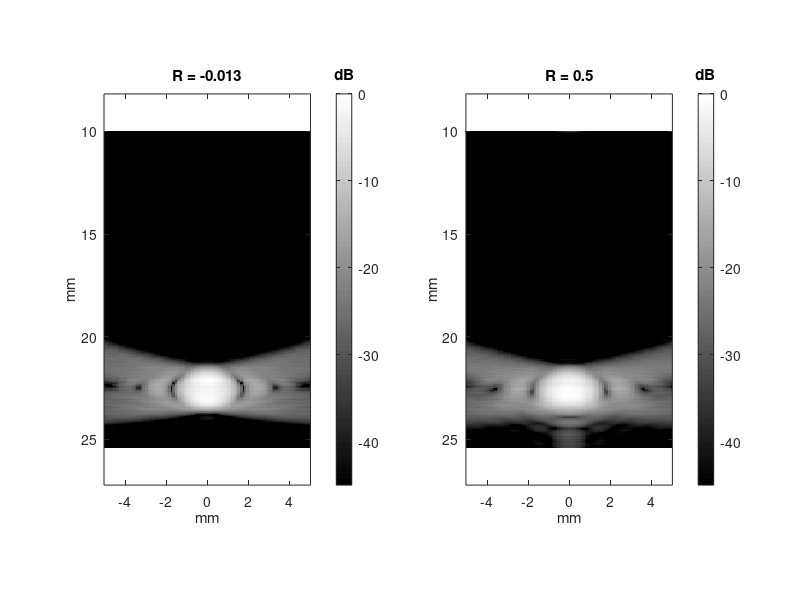
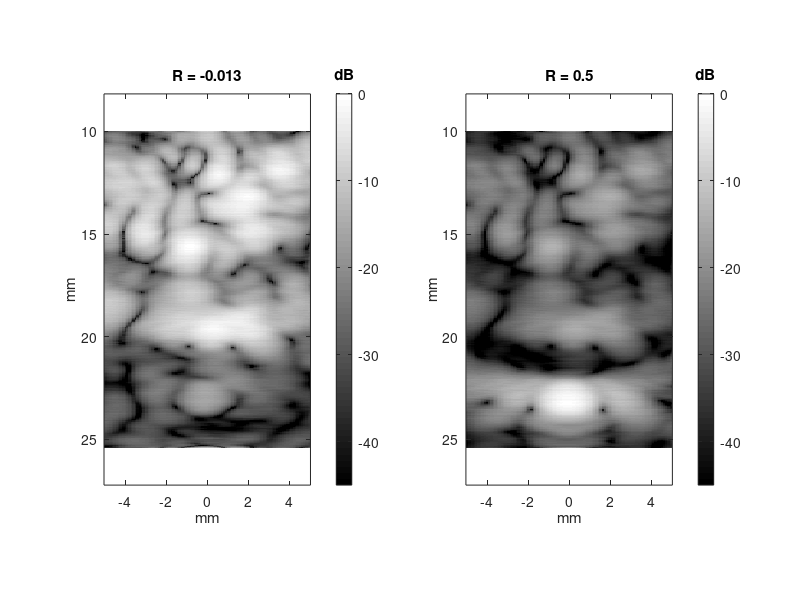

The MATLAB source for these figures, in order:
clear all; close all; clc

figure
subplot(121)
load PSF_homogenous_-13.mat
imagesc(lats*1e3,deps*1e3,env,[-45 0]), colormap gray
xlabel('mm'),ylabel('mm')
axis equal, axis tight
title(sprintf('R = %.3f', R))
cbar=colorbar; title(cbar,'dB')

subplot(122)
load PSF_homogenous_500.mat
imagesc(lats*1e3,deps*1e3,env,[-45 0]), colormap gray
xlabel('mm'),ylabel('mm')
axis equal, axis tight
title(sprintf('R = %.1f', R))
cbar=colorbar; title(cbar,'dB')
print -djpeg fig2a_1_WillieLong.jpg

figure
subplot(121)
load PSF_tissue_-13.mat
imagesc(lats*1e3,deps*1e3,env,[-45 0]), colormap gray
xlabel('mm'),ylabel('mm')
axis equal, axis tight
title(sprintf('R = %.3f', R))
cbar=colorbar; title(cbar,'dB')

subplot(122)
load PSF_tissue_500.mat
imagesc(lats*1e3,deps*1e3,env,[-45 0]), colormap gray
xlabel('mm'),ylabel('mm')
axis equal, axis tight
title(sprintf('R = %.1f', R))
cbar=colorbar; title(cbar,'dB')
print -djpeg fig2a_2_WillieLong.jpg